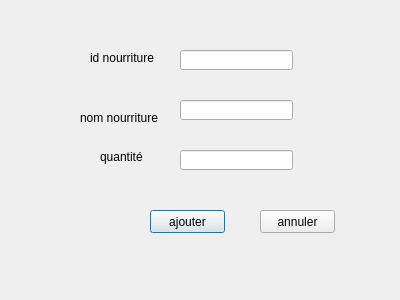
<?xml version="1.0" encoding="UTF-8"?>
<ui version="4.0">
 <class>ajoutern</class>
 <widget class="QDialog" name="ajoutern">
  <property name="geometry">
   <rect>
    <x>0</x>
    <y>0</y>
    <width>400</width>
    <height>300</height>
   </rect>
  </property>
  <property name="windowTitle">
   <string>Dialog</string>
  </property>
  <widget class="QLineEdit" name="lineEdit">
   <property name="geometry">
    <rect>
     <x>180</x>
     <y>50</y>
     <width>113</width>
     <height>20</height>
    </rect>
   </property>
  </widget>
  <widget class="QLineEdit" name="lineEdit_2">
   <property name="geometry">
    <rect>
     <x>180</x>
     <y>100</y>
     <width>113</width>
     <height>20</height>
    </rect>
   </property>
  </widget>
  <widget class="QLineEdit" name="lineEdit_3">
   <property name="geometry">
    <rect>
     <x>180</x>
     <y>150</y>
     <width>113</width>
     <height>20</height>
    </rect>
   </property>
  </widget>
  <widget class="QLabel" name="label">
   <property name="geometry">
    <rect>
     <x>90</x>
     <y>50</y>
     <width>71</width>
     <height>16</height>
    </rect>
   </property>
   <property name="text">
    <string>id nourriture</string>
   </property>
  </widget>
  <widget class="QLabel" name="label_2">
   <property name="geometry">
    <rect>
     <x>80</x>
     <y>110</y>
     <width>81</width>
     <height>16</height>
    </rect>
   </property>
   <property name="text">
    <string>nom nourriture</string>
   </property>
  </widget>
  <widget class="QLabel" name="label_3">
   <property name="geometry">
    <rect>
     <x>100</x>
     <y>150</y>
     <width>47</width>
     <height>14</height>
    </rect>
   </property>
   <property name="text">
    <string>quantité</string>
   </property>
  </widget>
  <widget class="QPushButton" name="pushButton_4">
   <property name="geometry">
    <rect>
     <x>150</x>
     <y>210</y>
     <width>75</width>
     <height>23</height>
    </rect>
   </property>
   <property name="text">
    <string>ajouter</string>
   </property>
  </widget>
  <widget class="QPushButton" name="pushButton_5">
   <property name="geometry">
    <rect>
     <x>260</x>
     <y>210</y>
     <width>75</width>
     <height>23</height>
    </rect>
   </property>
   <property name="text">
    <string>annuler</string>
   </property>
  </widget>
 </widget>
 <resources/>
 <connections/>
</ui>
